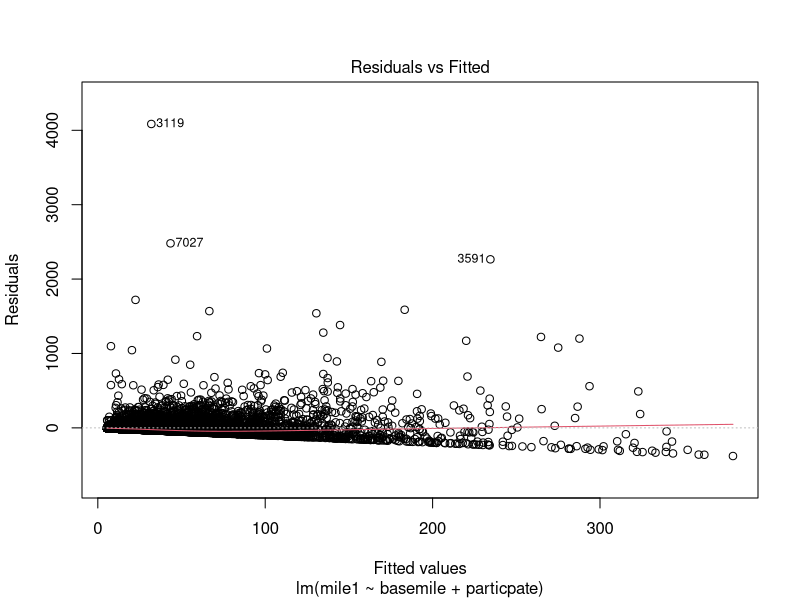
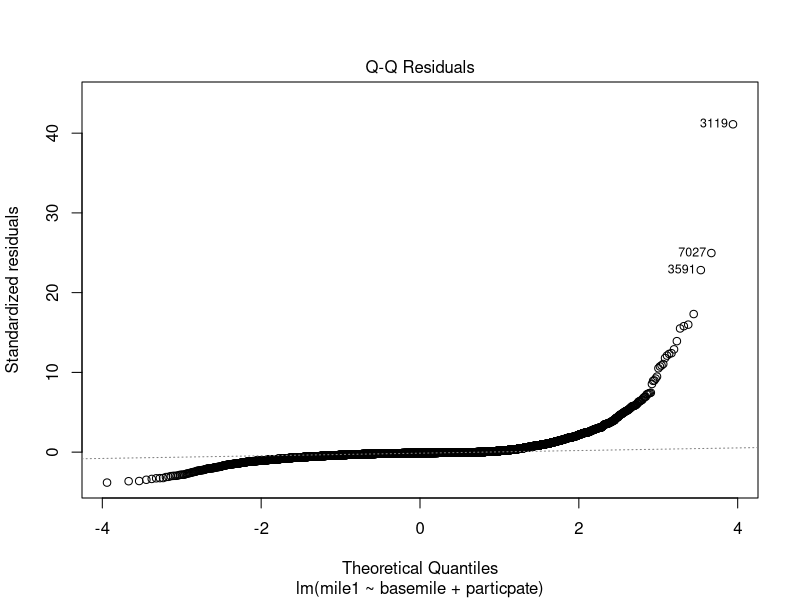
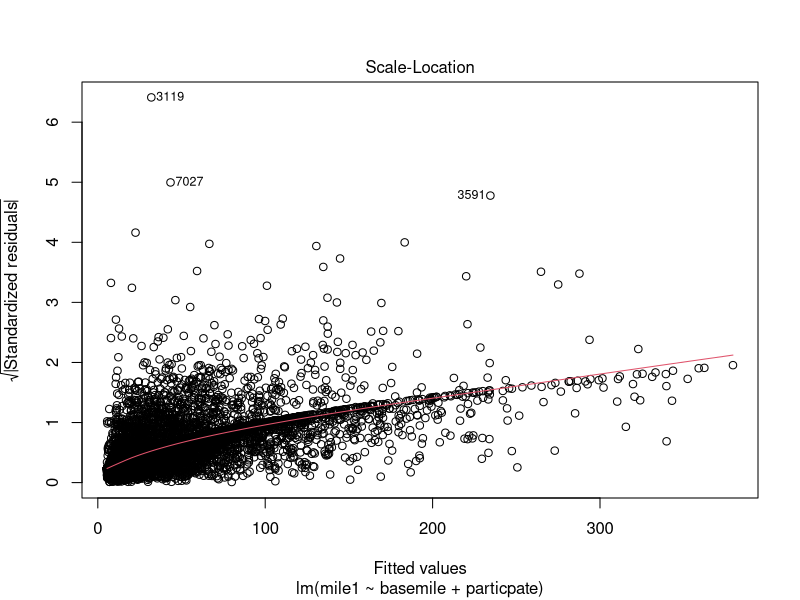
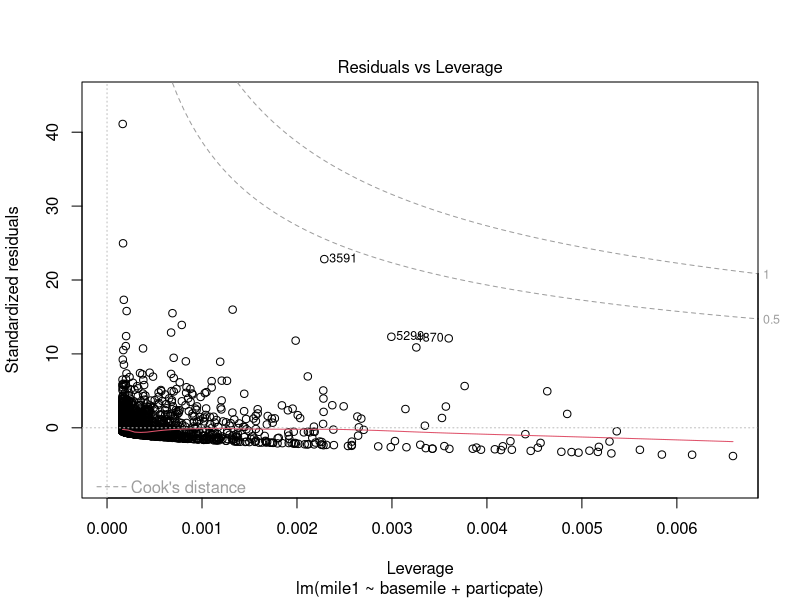
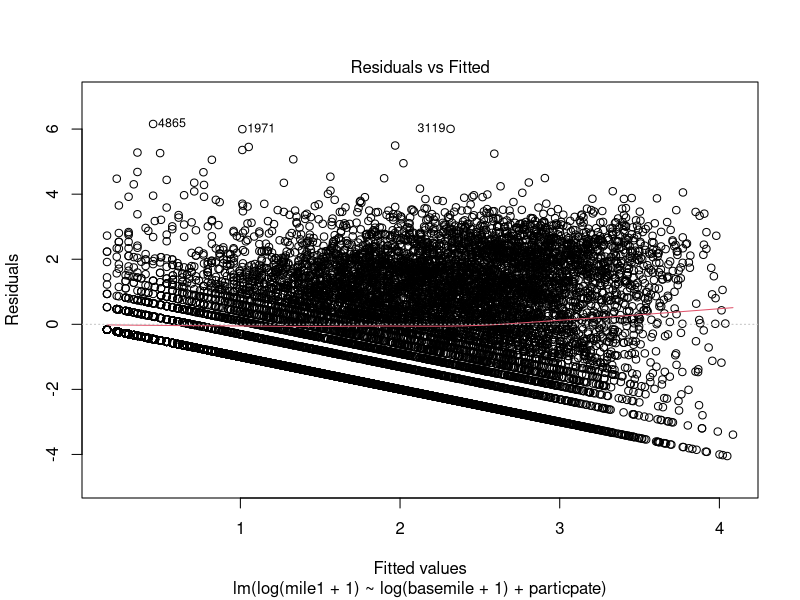
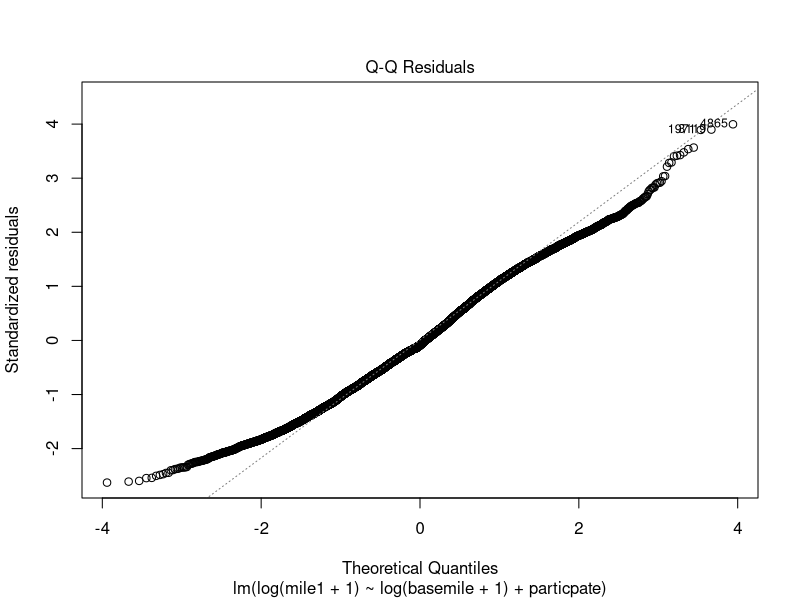
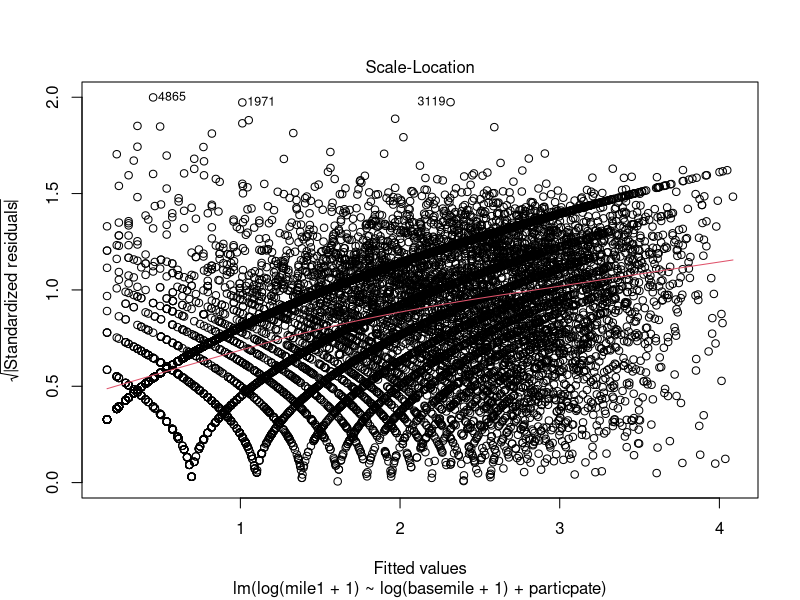
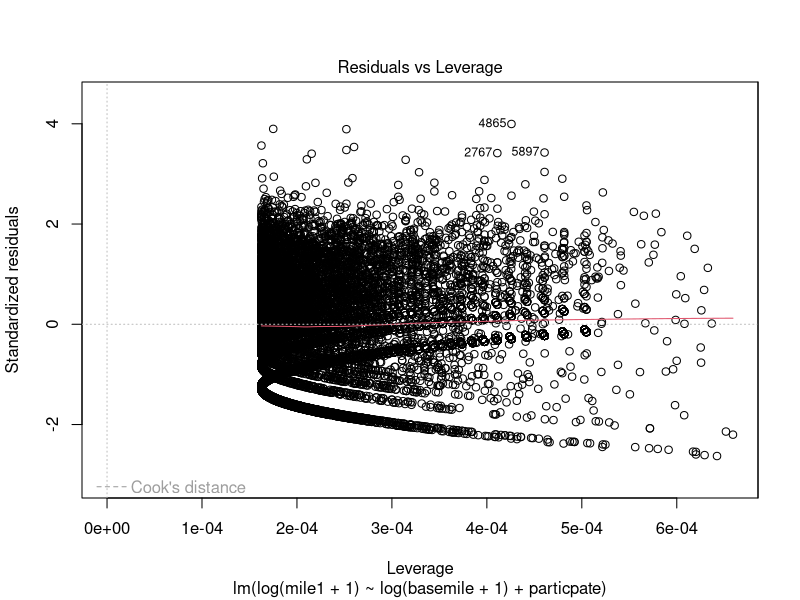

These charts were generated, in order, by the following R code:
library(car);

purchase=read.csv("party.csv")
head(purchase,20)
attach(purchase)

round(cor(purchase), 2);
# plot(purchase)

purchase$postTotal = mile1 + mile2 + mile3 + mile4;
purchase$diffRatio = (purchase$postTotal - basemile)/basemile;

plot(lm(mile1~basemile+particpate))

fit1=lm(log(mile1+1)~log(basemile+1)+particpate);
plot(fit1)

fit2=lm(log(mile2+1)~log(basemile+1)+particpate);
fit3=lm(log(mile3+1)~log(basemile+1)+particpate);
fit4=lm(log(mile4+1)~log(basemile+1)+particpate);

fit21=lm(log(mile1+1)~log(basemile+1)+elaboration)
fit22=lm(log(mile2+1)~log(basemile+1)+elaboration);
fit23=lm(log(mile3+1)~log(basemile+1)+elaboration);
fit24=lm(log(mile4+1)~log(basemile+1)+elaboration);


summary(fit1)
summary(fit2)
summary(fit3)
summary(fit4)

summary(fit21)
summary(fit22)
summary(fit23)
summary(fit24)